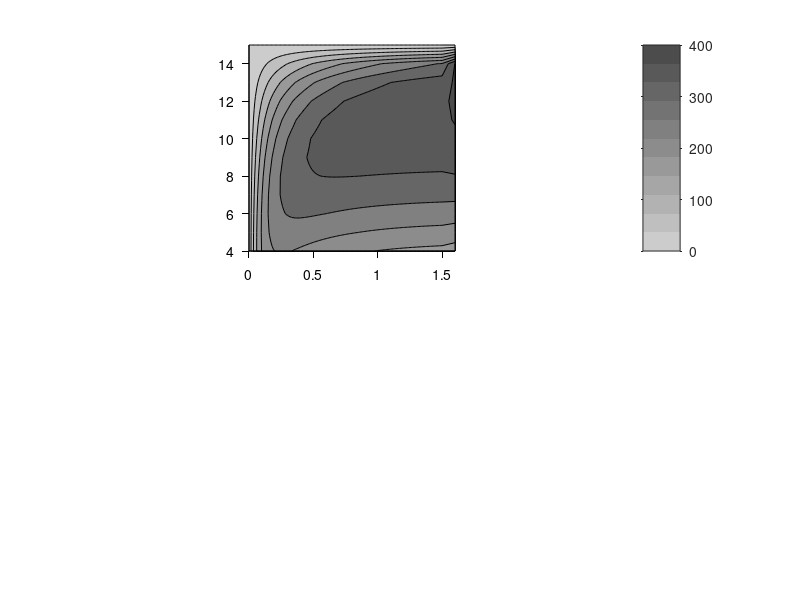

Source code (MATLAB): (Note: this script raises an error after producing the figure.)
function plaice

% North Sea Plaice model of Beverton and Holt (1957)

A = 15; % max age
Ages = 2:A;
A0 = min(Ages);
R  = 1; % mean recruitment
M = 0.1; % natural mortality
Winf = 2867; % asymptotic maximum weight
K = 0.095; % von Bert growth rate
t0 = -0.815; % time at L = 0
Linf = 68.5; % von Bert asymptotic maximum length
L = Linf .* (1 - exp(-K.*(Ages-t0))); % vB length
W = Winf .* (1 - exp(-K.*([Ages,A+1]-t0))).^3; % vB weight
W = W(2:end);

As = 4:1:15; % range of ages of entry to fishery
Fs = [0:0.01:1.5, 10]; % range of possible Fs

% vectorize to create grids for evaluation
Asmat = repmat(As(:),[1 length(Fs)]);
Asmat = repmat(Asmat,[1,1,length(Ages)]);
Fsmat = repmat(Fs(:)',[length(As),1]);
Fsmat = repmat(Fsmat,[1,1,length(Ages)]);
Agemat = repmat( reshape(Ages,[1,1,length(Ages)]),[length(As),length(Fs),1]);
Wmat = repmat( reshape(W,[1,1,length(Ages)]),[length(As),length(Fs),1]);

% Calculate equilibrium population age distribution
N = R.* exp( -M.*(Agemat-A0)) .*exp( -Fsmat.*(max(0,Agemat-Asmat)));
% Number of dead in each age class
Dead = N(:,:,1:end-1) - N(:,:,2:end);
Dead(:,:,end+1)=0 ;%N(:,:,end);
% Proportion of dead fish that were harvested, converted to biomass yield
Yield = Dead.*Fsmat./(Fsmat+M).*...
    (Agemat>=Asmat)...
    .*Wmat;

Y = sum(Yield,3);

% Max yield, find F_msy for each age of entry
MaxY = max(Y,[],2);
MaxAs = Y==repmat(MaxY(:),[1,size(Y,2)]);
MaxAs(end,:) = false; % take off last row, all zeros
Asmat2 = Asmat(:,:,1);
Fsmat2 = Fsmat(:,:,1);

MA = Asmat2((MaxAs));
MF = Fsmat2((MaxAs));


% Plotting the contours:
figure(1)
clf
set(gcf,'units','cent','position',[5 30 9 15])

subplot(2,1,1)
hold on

colormap(1-repmat((0.2:0.05:0.7)',[1,3]))
Fplot = Fs;
Fplot(end) = Fplot(end-1) + 10*diff(Fplot(1:2));
contourf(Fplot,As,Y,0:50:500)

set(gca,'tickdir','out','ticklength',[0.015 0.015])
set(gca,'xtick',0:0.5:1.5,'ytick',4:2:16)
set(gca,'xcolor','k','ycolor','k')
axis square

ch = colorbar;
set(ch,'tickdir','out','ticklength',0.015)
set(ch,'ycolor','k')

MF(MF>1.5) = Fplot(end);
plot(MF,MA,'ko','color','k','linestyle','-')

subplot(2,1,2)
hold on

contourf(Fplot,As,max(0,Y - 100.*Fsmat2),0:50:500)
set(gca,'tickdir','out','ticklength',[0.015 0.015])
set(gca,'xtick',0:0.5:1.5,'ytick',4:2:16)
set(gca,'xcolor','k','ycolor','k')
axis square

ch = colorbar;
set(ch,'tickdir','out','ticklength',0.015)
set(ch,'ycolor','k')

%plot(MF,MA,'ko','color','k','linestyle','-')
